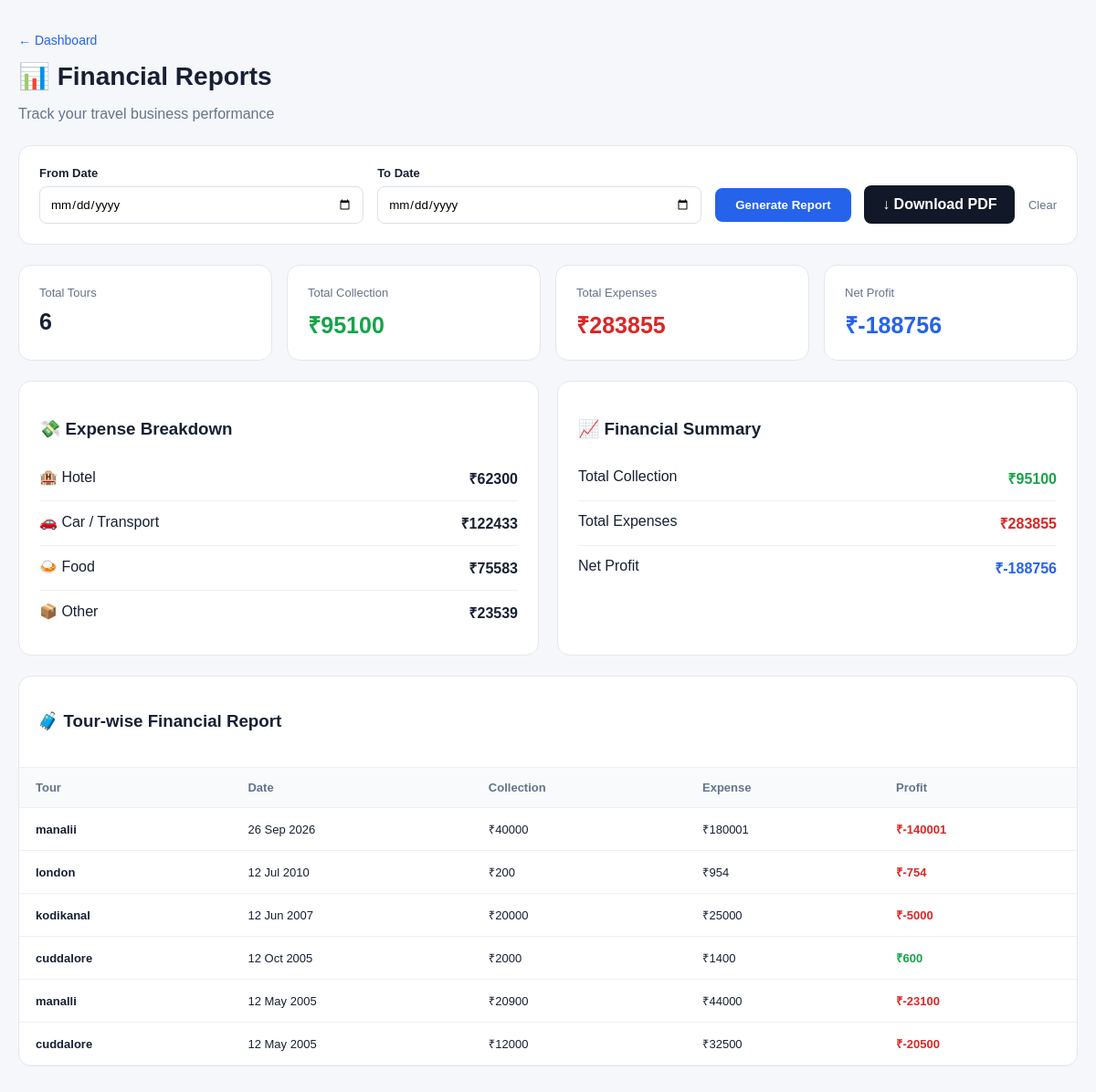
The page /reports/ on the database its author committed.
### finance/models.py (models this page shows, shortened)
class Tour(models.Model):
    tour_name = models.CharField(max_length=200)
    tour_date = models.DateField()
    customer_count = models.PositiveIntegerField(default=0)
    package_amount = models.DecimalField(
        max_digits=12,
        decimal_places=2,
        default=0
    )
    collection = models.DecimalField(
        max_digits=12,
        decimal_places=2,
        default=0
    )
    hotel_expense = models.DecimalField(
        max_digits=12,
        decimal_places=2,
        default=0
    )
    car_expense = models.DecimalField(
        max_digits=12,
        decimal_places=2,
        default=0
    )
    food_expense = models.DecimalField(
        max_digits=12,
        decimal_places=2,
        default=0
    )
    other_expense = models.DecimalField(
        max_digits=12,
        decimal_places=2,
        default=0
    )
    created_at = models.DateTimeField(auto_now_add=True)

### finance/views.py (the view)
def reports(request):
    tours = Tour.objects.all().order_by('-tour_date')
    from_date = request.GET.get('from_date')
    to_date = request.GET.get('to_date')
    if from_date:
        tours = tours.filter(
            tour_date__gte=from_date
        )
    if to_date:
        tours = tours.filter(
            tour_date__lte=to_date
        )
    report_tours = []
    for tour in tours:
        total_expense = (
            (tour.hotel_expense or 0)
            + (tour.car_expense or 0)
            + (tour.food_expense or 0)
            + (tour.other_expense or 0)
        )
        profit = (
            (tour.collection or 0)
            - total_expense
        )
        report_tours.append({
            'id': tour.id,
            'tour_name': tour.tour_name,
            'tour_date': tour.tour_date,
            'customer_count': tour.customer_count,
            'package_amount': tour.package_amount or 0,
            'collection': tour.collection or 0,
            'hotel_expense': tour.hotel_expense or 0,
            'car_expense': tour.car_expense or 0,
            'food_expense': tour.food_expense or 0,
            'other_expense': tour.other_expense or 0,
            'total_expense': total_expense,
            'profit': profit,
        })
    total_tours = len(report_tours)
    total_collection = sum(
        tour['collection']
        for tour in report_tours
    )
    total_hotel = sum(
        tour['hotel_expense']
        for tour in report_tours
    )
    total_car = sum(
        tour['car_expense']
        for tour in report_tours
    )
    total_food = sum(
        tour['food_expense']
        for tour in report_tours
    )
    total_other = sum(
        tour['other_expense']
        for tour in report_tours
    )
    total_expense = (
        total_hotel
        + total_car
        + total_food
        + total_other
    )
    total_profit = (
        total_collection
        - total_expense
    )
    context = {
    'tours': report_tours,
    'from_date': from_date,
    'to_date': to_date,
    'total_tours': total_tours,
    'total_collection': total_collection,
    'total_expense': total_expense,
    'total_profit': total_profit,
    'total_hotel': total_hotel,
    'total_car': total_car,
    'total_food': total_food,
    'total_other': total_other,
}
    return render(
        request,
        'finance/reports.html',
        context
    )

### finance/templates/finance/reports.html (shortened to what this page needs)
<!DOCTYPE html>
<html lang="en">
<head>
</head>
<body>
<div class="page">
    <div class="header">
        <a
            href="/"
            class="back"
        >
            ← Dashboard
        </a>
        <h1>
            📊 Financial Reports
        </h1>
        <p class="subtitle">
            Track your travel business performance
        </p>
    </div>
    <div class="filter-card">
        <form method="GET">
            <div class="filter-grid">
                <div>
                    <label>
                        From Date
                    </label>
                    <input
                        type="date"
                        name="from_date"
                        value="{{ from_date|default:'' }}"
                    >
                </div>
                <div>
                    <label>
                        To Date
                    </label>
                    <input
                        type="date"
                        name="to_date"
                        value="{{ to_date|default:'' }}"
                    >
                </div>
                <div>
                    <button
                        type="submit"
                        class="filter-btn"
                    >
                        Generate Report
                    </button>
                    <a href="{% url 'report_pdf' %}?from_date={{ request.GET.from_date }}&to_date={{ request.GET.to_date }}"
   style="
   display:inline-block;
   padding:12px 20px;
   background:#111827;
   color:white;
   text-decoration:none;
   border-radius:8px;
   font-weight:600;
   margin-left:10px;
   ">
   ↓ Download PDF
</a>
                    <a
                        href="/reports/"
                        class="clear"
                    >
                        Clear
                    </a>
                </div>
            </div>
        </form>
    </div>
    <div class="summary">
        <div class="card">
            <div class="card-title">
                Total Tours
            </div>
            <div class="card-value">
                {{ total_tours }}
            </div>
        </div>
        <div class="card">
            <div class="card-title">
                Total Collection
            </div>
            <div class="card-value collection">
                ₹{{ total_collection|floatformat:0 }}
            </div>
        </div>
        <div class="card">
            <div class="card-title">
                Total Expenses
            </div>
            <div class="card-value expense">
                ₹{{ total_expense|floatformat:0 }}
            </div>
        </div>
        <div class="card">
            <div class="card-title">
                Net Profit
            </div>
            <div class="card-value profit">
                ₹{{ total_profit|floatformat:0 }}
            </div>
        </div>
    </div>
    <div class="breakdown">
        <div class="card">
            <h3>
                💸 Expense Breakdown
            </h3>
            <div class="expense-row">
                <span>🏨 Hotel</span>
                <strong>
                    ₹{{ total_hotel|floatformat:0 }}
                </strong>
            </div>
            <div class="expense-row">
                <span>🚗 Car / Transport</span>
                <strong>
                    ₹{{ total_car|floatformat:0 }}
                </strong>
            </div>
            <div class="expense-row">
                <span>🍛 Food</span>
                <strong>
                    ₹{{ total_food|floatformat:0 }}
                </strong>
            </div>
            <div class="expense-row">
                <span>📦 Other</span>
                <strong>
                    ₹{{ total_other|floatformat:0 }}
                </strong>
            </div>
        </div>
        <div class="card">
            <h3>
                📈 Financial Summary
            </h3>
            <div class="expense-row">
                <span>Total Collection</span>
                <strong class="collection">
                    ₹{{ total_collection|floatformat:0 }}
                </strong>
            </div>
            <div class="expense-row">
                <span>Total Expenses</span>
                <strong class="expense">
                    ₹{{ total_expense|floatformat:0 }}
                </strong>
            </div>
            <div class="expense-row">
                <span>Net Profit</span>
                <strong class="profit">
                    ₹{{ total_profit|floatformat:0 }}
                </strong>
            </div>
        </div>
    </div>
    <div class="table-card">
        <div class="table-header">
            <h3>
                🧳 Tour-wise Financial Report
            </h3>
        </div>
        <table>
            <thead>
                <tr>
                    <th>Tour</th>
                    <th>Date</th>
                    <th>Collection</th>
                    <th>Expense</th>
                    <th>Profit</th>
                </tr>
            </thead>
           <tbody>
    {% for tour in tours %}
        <tr>
            <td>
                <strong>
                    {{ tour.tour_name }}
                </strong>
            </td>
            <td>
                {{ tour.tour_date|date:"d M Y" }}
            </td>
            <td>
                ₹{{ tour.collection|floatformat:0 }}
            </td>
            <td>
                ₹{{ tour.total_expense|floatformat:0 }}
            </td>
            <td>
                {% if tour.profit >= 0 %}
                    <span class="positive">
                        ₹{{ tour.profit|floatformat:0 }}
                    </span>
                {% else %}
                    <span class="negative">
                        ₹{{ tour.profit|floatformat:0 }}
                    </span>
                {% endif %}
            </td>
        </tr>
    {% endfor %}
</tbody>
        </table>
    </div>
</div>
</body>
</html>

### finance/templates/finance/reports.html (style rules this page uses)
* { box-sizing: border-box; font-family: Arial, sans-serif; }
body { margin: 0; background: #f5f7fb; color: #172033; }
.page { max-width: 1200px; margin: auto; padding: 35px 20px; }
.header { margin-bottom: 25px; }
.back { color: #2563eb; text-decoration: none; font-size: 14px; }
h1 { margin: 14px 0 5px; font-size: 28px; }
.subtitle { color: #64748b; }
.filter-card { background: white; border: 1px solid #e5e7eb; border-radius: 14px; padding: 22px; margin-bottom: 22px; }
.filter-grid { display: grid; grid-template-columns: 1fr 1fr auto; gap: 15px; align-items: end; }
label { display: block; font-size: 13px; font-weight: 600; margin-bottom: 7px; }
input { width: 100%; padding: 11px; border: 1px solid #dbe1ea; border-radius: 8px; }
.filter-btn { padding: 11px 22px; border: none; border-radius: 8px; background: #2563eb; color: white; cursor: pointer; font-weight: 600; }
.clear { margin-left: 10px; color: #64748b; text-decoration: none; font-size: 13px; }
.summary { display: grid; grid-template-columns: repeat(4, 1fr); gap: 16px; margin-bottom: 22px; }
.card { background: white; border: 1px solid #e5e7eb; border-radius: 14px; padding: 22px; }
.card-title { color: #64748b; font-size: 13px; }
.card-value { font-size: 25px; font-weight: 700; margin-top: 10px; }
.collection { color: #16a34a; }
.expense { color: #dc2626; }
.profit { color: #2563eb; }
.breakdown { display: grid; grid-template-columns: 1fr 1fr; gap: 20px; margin-bottom: 22px; }
.expense-row { display: flex; justify-content: space-between; padding: 13px 0; border-bottom: 1px solid #eef0f4; }
.expense-row:last-child { border-bottom: none; }
.table-card { background: white; border: 1px solid #e5e7eb; border-radius: 14px; overflow: hidden; }
.table-header { padding: 20px; border-bottom: 1px solid #eef0f4; }
table { width: 100%; border-collapse: collapse; }
th, td { padding: 14px 18px; text-align: left; border-bottom: 1px solid #eef0f4; font-size: 13px; }
th { color: #64748b; font-weight: 600; background: #f8fafc; }
.positive { color: #16a34a; font-weight: 600; }
.negative { color: #dc2626; font-weight: 600; }

### rows shown on the page
Tour: tour_name "manalii", tour_date "26 Sep 2026", collection "40000"
Tour: tour_name "london", tour_date "12 Jul 2010", collection "200"
Tour: tour_name "kodikanal", tour_date "12 Jun 2007", collection "20000"
Tour: tour_name "cuddalore", tour_date "12 Oct 2005", collection "2000"
Tour: tour_name "manalli", tour_date "12 May 2005", collection "20900"
Tour: tour_name "cuddalore", tour_date "12 May 2005", collection "12000"

### other values the page prints
{{ total_tours }} "6"
{{ total_collection|floatformat:0 }} "95100"
{{ total_expense|floatformat:0 }} "283855"
{{ total_profit|floatformat:0 }} "-188756"
{{ total_hotel|floatformat:0 }} "62300"
{{ total_car|floatformat:0 }} "122433"
{{ total_food|floatformat:0 }} "75583"
{{ total_other|floatformat:0 }} "23539"
{{ tour.total_expense|floatformat:0 }} "180001" "954" "25000" "1400" "44000" "32500"
{{ tour.profit|floatformat:0 }} "-140001" "-754" "-5000" "-23100" "-20500"
{{ tour.profit|floatformat:0 }} "600"
